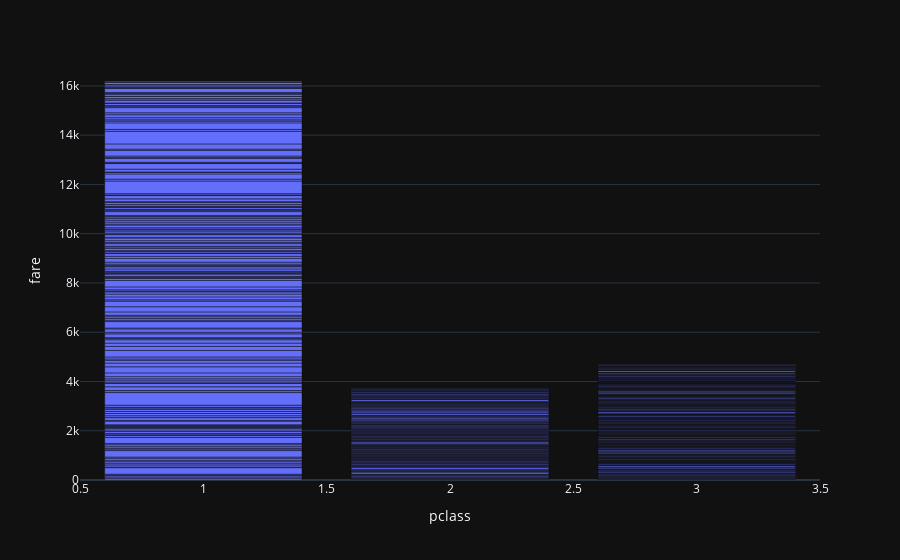

Notebook source saved alongside this figure:
### Markdown cell above
# Question 3: which calss is having higher price and and which pclass is having a higher survival rate

### Code cell
fig = px.bar(data, x='pclass', y= 'fare', template= 'plotly_dark')
fig.show()

### Figure 1 — Plotly figure (JSON) as saved in the notebook; plotly's stock layout.template omitted (floating-point values rounded to 4 significant figures; data arrays with more than 128 entries replaced by an {"elided": "..."} marker saying what was removed)
{"data": [{"alignmentgroup": "True", "hovertemplate": "pclass=%{x}<br>fare=%{y}<extra></extra>", "legendgroup": "", "marker": {"color": "#636efa"}, "name": "", "offsetgroup": "", "orientation": "v", "showlegend": false, "textposition": "auto", "type": "bar", "x": {"elided": "712 int values"}, "xaxis": "x", "y": {"elided": "712 float values"}, "yaxis": "y"}], "layout": {"barmode": "relative", "legend": {"tracegroupgap": 0}, "margin": {"t": 60}, "xaxis": {"anchor": "y", "domain": [0, 1], "title": {"text": "pclass"}}, "yaxis": {"anchor": "x", "domain": [0, 1], "title": {"text": "fare"}}}}
